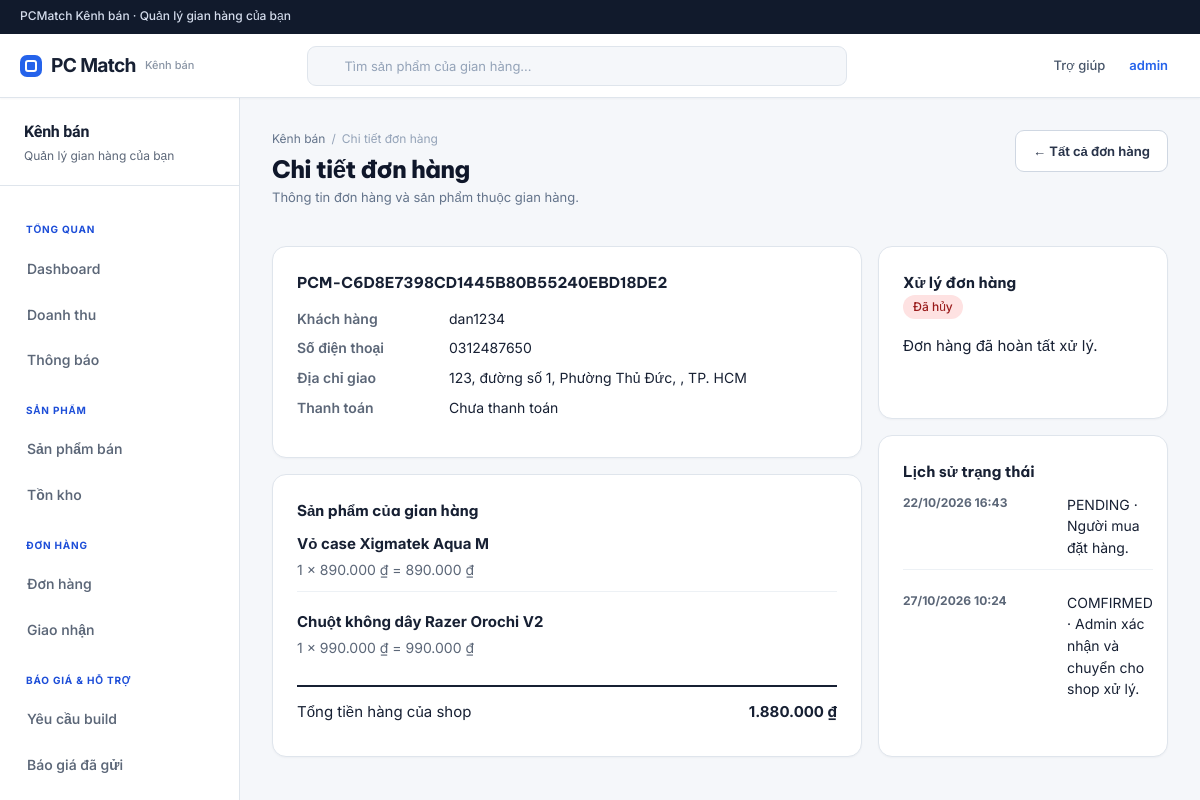
The page /shop/order/?id=41 (signed in) on the database as committed earlier.
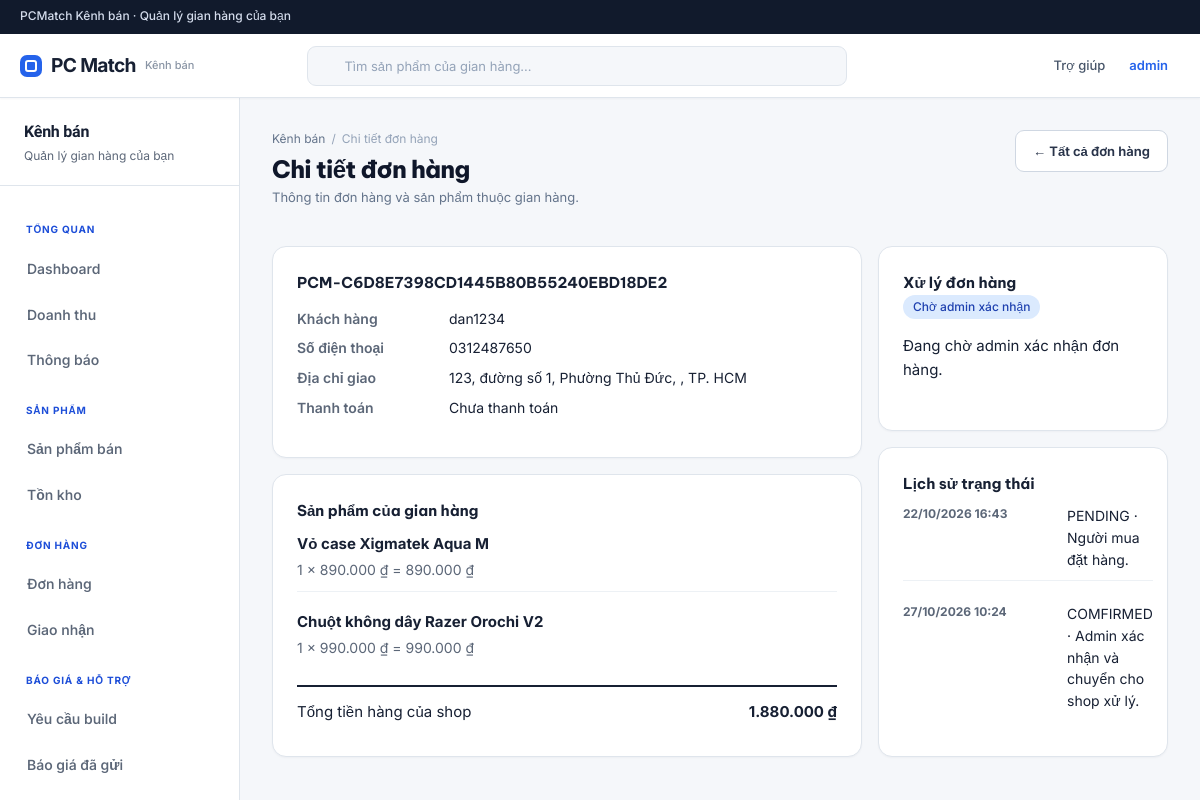
The same page on the database as committed later.
### orders/models.py (models this page shows, shortened)
class Order(models.Model):
    PAYMENT_METHOD_CHOICES = [
        ('COD', 'Cash on Delivery'),
        ('VNPAY', 'VNPay'),
    ]
    PAYMENT_STATUS_CHOICES = [
        ('UNPAID', 'Chưa thanh toán'),
        ('PENDING', 'Chờ thanh toán'),
        ('PAID', 'Đã thanh toán'),
        ('FAILED', 'Thanh toán thất bại'),
        ('REFUNDED', 'Đã hoàn tiền'),
    ]
    ORDER_STATUS_CHOICES = [
        ('AWAITING_PAYMENT', 'Chờ thanh toán VNPay'),
        ('PENDING', 'Chờ admin xác nhận'),
        ('COMFIRMED', 'Admin đã xác nhận'),
        ('PROCESSING', 'Shop đang xử lý'),
        ('SHIPPING', 'Đang giao hàng'),
        ('DELIVERED', 'Hoàn thành'),
        ('CANCELLED', 'Cancelled'),
        ('RETURNED', 'Returned'),
    ]
    order_id = models.BigAutoField(primary_key=True)
    user = models.ForeignKey(settings.AUTH_USER_MODEL, on_delete=models.CASCADE, related_name='orders')
    address = models.ForeignKey('users.Address', on_delete=models.CASCADE, related_name='orders')
    order_code = models.CharField(max_length=50, unique=True)
    checkout_token = models.UUIDField(null=True, blank=True, unique=True, editable=False)
    subtotal = models.DecimalField(max_digits=15, decimal_places=2)
    shipping_fee = models.DecimalField(max_digits=15, decimal_places=2, default=0)
    platform_fee = models.DecimalField(max_digits=15, decimal_places=2, default=0)
    total_amount = models.DecimalField(max_digits=15, decimal_places=2)
    payment_method = models.CharField(max_length=30, choices=PAYMENT_METHOD_CHOICES)
    payment_status = models.CharField(max_length=30, choices=PAYMENT_STATUS_CHOICES, default='UNPAID')
    order_status = models.CharField(max_length=30, choices=ORDER_STATUS_CHOICES, default='PENDING')
    created_at = models.DateTimeField(auto_now_add=True)
    updated_at = models.DateTimeField(auto_now=True)

### users/models.py (models this page shows, shortened)
class User(AbstractUser):
    STATUS_CHOICES = [
        ('ACTIVE', 'Active'),
        ('INACTIVE', 'Inactive'),
        ('LOCKED', 'Locked'),
    ]
    ROLE_CHOICES = [
        ('CUSTOMER', 'Customer'),
        ('BUYER', 'Buyer'),
        ('SELLER', 'Seller'),
        ('ADMIN', 'Admin'),
    ]
    full_name = models.CharField(max_length=100)
    email = models.EmailField(unique=True)
    phone = models.CharField(max_length=20, blank=True)
    avatar = models.ImageField(upload_to='avatar/', blank=True)
    role = models.CharField(max_length=20, choices=ROLE_CHOICES, default='CUSTOMER')
    status = models.CharField(max_length=20, choices=STATUS_CHOICES, default='ACTIVE')
    email_verified = models.BooleanField(default=False)
    phone_verified = models.BooleanField(default=False)
    two_factor_enabled = models.BooleanField(
        default=False,
        help_text='Bật để yêu cầu mã OTP khi đăng nhập khu vực quản trị.',
    )
    created_at = models.DateTimeField(auto_now_add=True)
    updated_at = models.DateTimeField(auto_now=True)

class Address(models.Model):
    address_id = models.BigAutoField(primary_key=True)
    user = models.ForeignKey(User, on_delete=models.CASCADE, related_name='addresses')
    receiver_name = models.CharField(max_length=150)
    receiver_phone = models.CharField(max_length=20)
    province = models.CharField(max_length=100)
    district = models.CharField(max_length=100)
    ward = models.CharField(max_length=100)
    detail_address = models.CharField(max_length=255)
    is_default = models.BooleanField(default=False)
    is_archived = models.BooleanField(default=False, editable=False)
    class Meta:
        constraints = [
            models.UniqueConstraint(
                fields=['user'], condition=models.Q(is_default=True, is_archived=False),
                name='unique_active_default_address',
            ),
        ]

### PCMatch/pages.py (called while the page is built)
def route_name(section, page):
    return f'{section}_{page.replace("-", "_")}'

### orders/services.py (called while the page is built)
def shop_status(order, items):
    if order.order_status not in FULFILLMENT_STATES:
        return order.order_status
    statuses = [item.item_status for item in items]
    if statuses and all(status in FULFILLMENT_STATES for status in statuses):
        return min(statuses, key=FULFILLMENT_STATES.index)
    return order.order_status

### products/comparison.py (called while the page is built)
def parse_product_ids(values):
    ids = []
    for value in ','.join(str(value) for value in values[:4])[:100].split(','):
        if value.isascii() and value.isdigit() and len(value) <= 18:
            product_id = int(value)
            if product_id not in ids:
                ids.append(product_id)
        if len(ids) == 4:
            break
    return ids

def comparison_products(ids):
    found = {
        product.pk: product for product in Product.objects.filter(pk__in=ids)
        .select_related('category', 'brand', 'shop').prefetch_related('specifications')
    }
    return [found[product_id] for product_id in ids if product_id in found]

def session_products(request):
    return comparison_products(parse_product_ids(request.session.get(SESSION_KEY, [])))

### templates/shop/order.html (shortened to what the changed rows need)
{% extends 'includes/shop/base.html' %}
{% load shop_display %}
{% block content %}
    <section class="sa-page-heading">
        <div>
            <h1>
                Chi tiết đơn hàng
            </h1>
        </div>
    </section>
    {% if order %}
        <div class="shop-grid">
            <div class="stack">
                <section class="panel panel--padded">
                    <h2>
                        {{ order.order_code }}
                    </h2>
                    <dl class="info-dl">
                        <dt>
                            Khách hàng
                        </dt>
                        <dd>
                            {{ order.user.full_name }}
                        </dd>
                        <dt>
                            Số điện thoại
                        </dt>
                        <dd>
                            {{ order.address.receiver_phone }}
                        </dd>
                        <dt>
                            Địa chỉ giao
                        </dt>
                        <dd>
                            {{ order.address.detail_address }}, {{ order.address.ward }}, {{ order.address.district }}, {{ order.address.province }}
                        </dd>
                        <dt>
                            Thanh toán
                        </dt>
                        <dd>
                            {{ order.get_payment_status_display }}
                        </dd>
                    </dl>
                </section>
                <section class="panel panel--padded">
                    <h2>
                        Sản phẩm của gian hàng
                    </h2>
                    <div class="shop-order-items">
                        {% for item in order.shop_items %}
                            <div class="shop-order-item">
                                <div>
                                    <strong>
                                        {{ item.product.product_name }}
                                    </strong>
                                    <p>
                                        {{ item.quantity }} × {{ item.unit_price|vnd }} = {{ item.subtotal|vnd }}
                                    </p>
                                </div>
                            </div>
                        {% endfor %}
                    </div>
                    <div class="shop-total shop-total--grand">
                <span>
                    Tổng tiền hàng của shop
                </span>
                        <strong>
                            {{ order.shop_total|vnd }}
                        </strong>
                    </div>
                </section>
            </div>
            <aside class="stack">
                <section class="panel panel--padded">
                    <h2>
                        Xử lý đơn hàng
                    </h2>
                    <p>
                        <span class="sa-badge sa-badge--{{ order.status_css }}">
                            {{ order.status_label }}
                        </span>
                    </p>
                    <div class="stack">
                        {% if order.order_status == 'PENDING' %}
                            <p>Đang chờ admin xác nhận đơn hàng.</p>
                        {% elif order.order_status == 'AWAITING_PAYMENT' %}
                            <p>Đang chờ người mua thanh toán VNPay.</p>
                        {% elif order.order_status == 'COMFIRMED' %}
                            <form method="post" action="{% url 'shop_order_update_status' order.pk %}">
                                {% csrf_token %}
                                <input type="hidden" name="new_status" value="PROCESSING">
                                <button class="btn btn--primary" type="submit">Bắt đầu xử lý</button>
                            </form>
                        {% elif order.order_status == 'PROCESSING' %}
                            <form method="post" action="{% url 'shop_order_update_status' order.pk %}">
                                {% csrf_token %}
                                <input type="hidden" name="new_status" value="SHIPPING">
                                <button class="btn btn--primary" type="submit">Bắt đầu giao hàng</button>
                            </form>
                        {% else %}
                            <p>Đơn hàng đã hoàn tất xử lý.</p>
                        {% endif %}
                    </div>
                </section>
                <section class="panel panel--padded">
                    <h2>
                        Lịch sử trạng thái
                    </h2>
                    <ol class="shop-timeline">
                        {% for item in order.status_history.all %}
                            <li>
                                <strong>
                                    {{ item.changed_at|date:'d/m/Y H:i' }}
                                </strong>
                                <span>
                                    {{ item.new_status }} · {{ item.note }}
                                </span>
                            </li>
                        {% empty %}
                            <li>
                                Chưa có lịch sử cập nhật.
                            </li>
                        {% endfor %}
                    </ol>
                </section>
            </aside>
        </div>
    {% endif %}
{% endblock %}

Rows that differ between the two databases and show on the page:
changed Order "PCM-C6D8E7398CD1445B80B55240EBD18DE2": status_label "Đã hủy" → "Chờ admin xác nhận"; order_status "CANCELLED" → "PENDING" (drawn)
Other text that changed with them:
text no longer shown: "Đơn hàng đã hoàn tất xử lý."
text now shown: "Đang chờ admin xác nhận đơn hàng."
